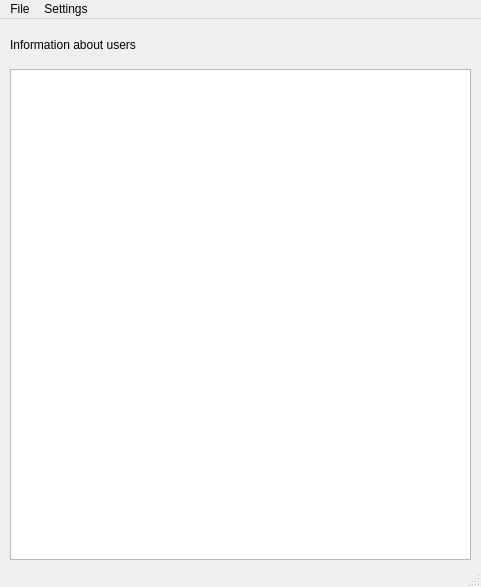
<?xml version="1.0" encoding="UTF-8"?>
<ui version="4.0">
 <class>MainWindow</class>
 <widget class="QMainWindow" name="MainWindow">
  <property name="geometry">
   <rect>
    <x>0</x>
    <y>0</y>
    <width>481</width>
    <height>587</height>
   </rect>
  </property>
  <property name="windowTitle">
   <string>MainWindow</string>
  </property>
  <widget class="QWidget" name="centralwidget">
   <widget class="QTextBrowser" name="textBrowser">
    <property name="geometry">
     <rect>
      <x>10</x>
      <y>50</y>
      <width>461</width>
      <height>491</height>
     </rect>
    </property>
   </widget>
   <widget class="QLabel" name="label">
    <property name="geometry">
     <rect>
      <x>10</x>
      <y>10</y>
      <width>481</width>
      <height>31</height>
     </rect>
    </property>
    <property name="text">
     <string>Information about users</string>
    </property>
   </widget>
  </widget>
  <widget class="QMenuBar" name="menubar">
   <property name="geometry">
    <rect>
     <x>0</x>
     <y>0</y>
     <width>481</width>
     <height>24</height>
    </rect>
   </property>
   <widget class="QMenu" name="menuSettings">
    <property name="title">
     <string>Settings</string>
    </property>
    <addaction name="actionNetwork"/>
    <addaction name="actionKey"/>
   </widget>
   <widget class="QMenu" name="menuFile">
    <property name="title">
     <string>File</string>
    </property>
    <addaction name="actionEnable"/>
    <addaction name="actionDisable"/>
    <addaction name="actionSave_as_XML"/>
    <addaction name="actionExit"/>
   </widget>
   <addaction name="menuFile"/>
   <addaction name="menuSettings"/>
  </widget>
  <widget class="QStatusBar" name="statusbar"/>
  <action name="actionNetwork">
   <property name="text">
    <string>Network</string>
   </property>
  </action>
  <action name="actionKey">
   <property name="text">
    <string>Key</string>
   </property>
  </action>
  <action name="actionEnable">
   <property name="text">
    <string>Enable</string>
   </property>
  </action>
  <action name="actionDisable">
   <property name="text">
    <string>Disable</string>
   </property>
  </action>
  <action name="actionSave_as_XML">
   <property name="text">
    <string>Save as XML</string>
   </property>
  </action>
  <action name="actionExit">
   <property name="text">
    <string>Exit</string>
   </property>
  </action>
 </widget>
 <resources/>
 <connections/>
</ui>
